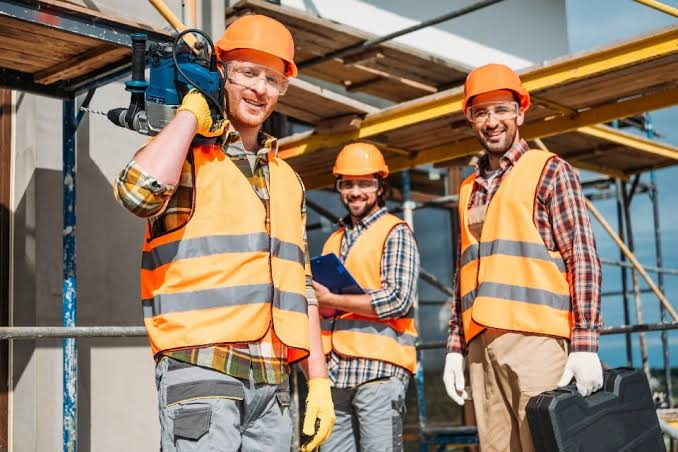
#> input picture hardhat_sample.jpg, 678 x 452 px
$ python generate_demo_data.py
#> lines starting #> are read from the running program, lines starting #| are printed output that depends on the picture; after the words box and inside, x2 and y2 are one past the last pixel; in counts of white or black regions, pixels touching at a corner belong together
#> in photo_evidence, img is the input picture: shape (452, 678, 3); mean B, G, R 105.7, 125.2, 145
### backend/report.py
import json
import html
from pathlib import Path
from datetime import datetime


# [12 lines left out: function load_report, not called in this run]


def generate_html_report(report, output_path):
    """Generate a polished, responsive HTML inspection report."""

    output_path = Path(output_path)
    output_path.parent.mkdir(parents=True, exist_ok=True)

    people = report.get("people", [])
    limitations = report.get("limitations", [])
    detection = report.get("detection_summary", {})

    overall = str(
        report.get("overall_result", "uncertain")
    )

    review_required = report.get(
        "human_review_required", True
    )

    # ------------------------------------
    # 1. Format the overall assessment
    # ------------------------------------

    status_labels = {
        "all_helmets_visible": "All Helmets Visible",
        "potential_missing_helmet": "Potential Missing Helmet",
        "uncertain": "Inspection Uncertain",
    }

    overall_label = status_labels.get(
        overall, overall.replace("_", " ").title()
    )

    overall_colors = {
        "all_helmets_visible": "#15803d",
        "potential_missing_helmet": "#c2410c",
        "uncertain": "#64748b",
    }

    overall_color = overall_colors.get(
        overall, "#64748b"
    )

    # ------------------------------------
    # 2. Build worker inspection rows
    # ------------------------------------

    rows = []

    for person in people:

        person_number = html.escape(
            str(person.get("person_number", "-"))
        )

        head_visibility = html.escape(
            str(person.get("head_visibility", "unknown"))
            .replace("_", " ")
            .title()
        )

        helmet_observation = html.escape(
            str(person.get("helmet_observation", "unknown"))
            .replace("_", " ")
            .title()
        )

        assessment = str(
            person.get("assessment", "uncertain")
        )

        assessment_label = html.escape(
            assessment.replace("_", " ").title()
        )

        assessment_colors = {
            "helmet_visible": "#15803d",
            "potential_missing_helmet": "#c2410c",
            "uncertain": "#64748b",
        }

        assessment_color = assessment_colors.get(
            assessment, "#64748b"
        )

        evidence = html.escape(
            str(person.get("evidence", "No evidence provided."))
        )

        rows.append(f"""
        <tr>
            <td>
                <strong>Person {person_number}</strong>
            </td>

            <td>{head_visibility}</td>

            <td>{helmet_observation}</td>

            <td>
                <span class="assessment"
                      style="color:{assessment_color}">
                    {assessment_label}
                </span>
            </td>

            <td class="evidence">{evidence}</td>
        </tr>
        """)

    if not rows:
        rows.append("""
        <tr>
            <td colspan="5">No worker assessments available.</td>
        </tr>
        """)

    table_rows = "\n".join(rows)

    # ------------------------------------
    # 3. Format limitations
    # ------------------------------------

    limitation_items = []

    for item in limitations:
        limitation_items.append(
            f"<li>{html.escape(str(item))}</li>"
        )

    if not limitation_items:
        limitation_items.append(
            "<li>No additional limitations provided.</li>"
        )

    limitation_html = "\n".join(limitation_items)

    # ------------------------------------
    # 4. Image and report information
    # ------------------------------------

    source_image = html.escape(
        str(report.get("source_image", "Not specified"))
    )

    image_summary = html.escape(
        str(report.get("image_summary", "No summary available."))
    )

    generated_at = datetime.now().astimezone().strftime(
        "%d %B %Y, %I:%M %p %Z"
    )

    people_count = detection.get(
        "people_count", len(people)
    )

    helmet_count = detection.get(
        "helmet_count", "—"
    )

    matched_count = detection.get(
        "matched_count", "—"
    )

    review_count = detection.get(
        "review_count",
        sum(
            1 for p in people
            if p.get("assessment") != "helmet_visible"
        )
    )

    # ------------------------------------
    # 5. Generate the complete HTML
    # ------------------------------------

    content = f"""<!DOCTYPE html>
<html lang="en">

<head>

<meta charset="UTF-8">

<meta name="viewport"
      content="width=device-width, initial-scale=1.0">

<title>SOPProof | Inspection Report</title>

<style>

* {{
    box-sizing: border-box;
}}

body {{
    margin: 0;
    padding: 35px 20px;
    background: #f1f5f9;
    color: #172033;
    font-family: -apple-system, BlinkMacSystemFont,
                 "Segoe UI", Arial, sans-serif;
}}

.container {{
    max-width: 1180px;
    margin: auto;
    padding: 38px;
    background: #ffffff;
    border-radius: 16px;
    box-shadow: 0 8px 35px rgba(15, 23, 42, 0.06);
}}

.header {{
    display: flex;
    align-items: center;
    justify-content: space-between;
    gap: 16px;
    flex-wrap: wrap;
    margin-bottom: 28px;
}}

.brand {{
    font-size: 32px;
    font-weight: 800;
    letter-spacing: -1px;
    color: #111827;
}}

.subtitle {{
    margin-top: 7px;
    color: #64748b;
    font-size: 15px;
}}

.tag {{
    padding: 9px 14px;
    border-radius: 30px;
    background: #eff6ff;
    color: #1d4ed8;
    font-size: 12px;
    font-weight: 700;
    letter-spacing: 0.5px;
}}

.summary {{
    background: #f8fafc;
    border: 1px solid #e8edf4;
    border-radius: 13px;
    padding: 25px;
    margin-bottom: 28px;
}}

.summary p {{
    margin: 0 0 14px;
    line-height: 1.5;
}}

.result-label {{
    font-size: 13px;
    font-weight: 700;
    color: #64748b;
    margin-bottom: 8px;
}}

.result {{
    font-size: 26px;
    font-weight: 800;
    color: {overall_color};
    margin-bottom: 16px;
}}

.review {{
    display: inline-block;
    padding: 7px 11px;
    border-radius: 7px;
    background: {"#fff7ed" if review_required else "#f0fdf4"};
    color: {"#c2410c" if review_required else "#15803d"};
    font-weight: 700;
    font-size: 13px;
}}

.metrics {{
    display: grid;
    grid-template-columns: repeat(4, minmax(0, 1fr));
    gap: 14px;
    margin-bottom: 32px;
}}

.metric {{
    background: #ffffff;
    border: 1px solid #e5eaf1;
    border-radius: 11px;
    padding: 17px;
}}

.metric-number {{
    font-size: 25px;
    font-weight: 800;
    color: #172033;
}}

.metric-label {{
    font-size: 12px;
    color: #64748b;
    margin-top: 6px;
}}

.section-title {{
    font-size: 21px;
    font-weight: 750;
    margin: 30px 0 17px;
    color: #172033;
}}

.table-wrap {{
    width: 100%;
    overflow-x: auto;
    border: 1px solid #e5eaf1;
    border-radius: 10px;
}}

table {{
    width: 100%;
    min-width: 850px;
    table-layout: fixed;
    border-collapse: collapse;
}}

th, td {{
    padding: 15px 12px;
    text-align: left;
    vertical-align: top;
    border-bottom: 1px solid #e5eaf1;
    font-size: 13px;
    line-height: 1.55;
    overflow-wrap: anywhere;
    word-break: normal;
}}

th {{
    background: #f1f5f9;
    color: #475569;
    font-size: 12px;
    font-weight: 750;
}}

th:nth-child(1), td:nth-child(1) {{
    width: 11%;
}}

th:nth-child(2), td:nth-child(2) {{
    width: 13%;
}}

th:nth-child(3), td:nth-child(3) {{
    width: 17%;
}}

th:nth-child(4), td:nth-child(4) {{
    width: 19%;
}}

th:nth-child(5), td:nth-child(5) {{
    width: 40%;
}}

tr:last-child td {{
    border-bottom: none;
}}

.assessment {{
    font-weight: 750;
}}

.evidence {{
    color: #475569;
}}

.description {{
    color: #475569;
    font-size: 14px;
    line-height: 1.75;
}}

.limitations {{
    padding-left: 22px;
    color: #64748b;
    font-size: 13px;
    line-height: 1.8;
}}

.notice {{
    margin-top: 30px;
    padding: 18px 20px;
    background: #fffbeb;
    border: 1px solid #fde68a;
    border-radius: 10px;
    color: #92400e;
    font-size: 13px;
    line-height: 1.65;
}}

.footer {{
    margin-top: 30px;
    padding-top: 18px;
    border-top: 1px solid #e5eaf1;
    color: #94a3b8;
    font-size: 11px;
    text-align: center;
}}

@media (max-width: 700px) {{

    body {{
        padding: 12px;
    }}

    .container {{
        padding: 20px;
    }}

    .brand {{
        font-size: 27px;
    }}

    .result {{
        font-size: 21px;
    }}

    .metrics {{
        grid-template-columns: repeat(2, minmax(0, 1fr));
    }}

}}

@media print {{

    body {{
        background: white;
        padding: 0;
    }}

    .container {{
        max-width: none;
        box-shadow: none;
        border-radius: 0;
        padding: 15px;
    }}

    .table-wrap {{
        overflow: visible;
    }}

    table {{
        min-width: 0;
    }}

}}

</style>

</head>

<body>

<div class="container">

    <div class="header">

        <div>
            <div class="brand">SOPProof</div>

            <div class="subtitle">
                AI-Assisted Workplace Safety Inspection
            </div>
        </div>

        <div class="tag">
            INSPECTION REPORT
        </div>

    </div>


    <div class="summary">

        <p>
            <strong>Source image:</strong>
            {source_image}
        </p>

        <img src="/uploads/{source_image}" alt="Source workplace image for this inspection"
             style="display:block;width:100%;max-height:460px;object-fit:contain;background:#0b1220;border-radius:10px;margin:14px 0 4px"
             onerror="this.style.display='none'">

        <p>
            <strong>Generated:</strong>
            {generated_at}
        </p>

        <div class="result-label">
            OVERALL ASSESSMENT
        </div>

        <div class="result">
            {html.escape(overall_label)}
        </div>

        <span class="review">
            Human review required: {"Yes" if review_required else "No"}
        </span>

    </div>


    <div class="metrics">

        <div class="metric">
            <div class="metric-number">{people_count}</div>
            <div class="metric-label">People detected</div>
        </div>

        <div class="metric">
            <div class="metric-number">{helmet_count}</div>
            <div class="metric-label">Helmet candidates</div>
        </div>

        <div class="metric">
            <div class="metric-number">{matched_count}</div>
            <div class="metric-label">Workers matched</div>
        </div>

        <div class="metric">
            <div class="metric-number">{review_count}</div>
            <div class="metric-label">Workers needing review</div>
        </div>

    </div>


    <div class="section-title">
        Worker Inspection Results
    </div>

    <div class="table-wrap">

        <table>

            <thead>

                <tr>
                    <th>Worker</th>
                    <th>Head Visibility</th>
                    <th>Helmet Observation</th>
                    <th>Assessment</th>
                    <th>Evidence</th>
                </tr>

            </thead>

            <tbody>
                {table_rows}
            </tbody>

        </table>

    </div>


    <div class="section-title">
        Image Summary
    </div>

    <div class="description">
        {image_summary}
    </div>


    <div class="section-title">
        Limitations
    </div>

    <ul class="limitations">
        {limitation_html}
    </ul>


    <div class="notice">

        <strong>Important:</strong>

        SOPProof provides prototype, visual evidence-based
        assistance. This report is not a certified safety audit
        or a legal determination. Potential concerns require
        human verification.

    </div>


    <div class="footer">
        SOPProof | AI-Assisted Workplace Safety Inspection
    </div>

</div>

</body>
</html>
"""

    output_path.write_text(
        content,
        encoding="utf-8"
    )

    return output_path

### demo_data/generate_demo_data.py
"""Generate the precomputed SOPProof guest-demo dataset.

Usage:
    .venv/bin/python demo_data/generate_demo_data.py

Everything produced here is DEMO DATA: precomputed demonstration records,
not live inspections. No real user uploads, reports or worker data are
used. Photo evidence A is the repository's own public sample photograph
(hardhat_sample.jpg, also served at /hero-photo.jpg). Photo evidence B is
a committed AI-generated demo photograph (demo_photo_b_source.jpg) that
illustrates a potential missing-helmet scenario. Video evidence frames
and the demo clip are derived from the repository's sample footage
(hardhat_video.mp4). Every derived image carries a baked-in DEMO DATA
label, reports are rendered with the real SOPProof report generators
from precomputed inputs, then stamped with a DEMO DATA banner. Guest
sessions may only ever read this directory.
"""
import json
import shutil
import subprocess
import sys
import tempfile
from pathlib import Path

import cv2
import numpy as np

PROJECT_ROOT = Path(__file__).resolve().parents[1]
DEMO_DIR = PROJECT_ROOT / "demo_data"
sys.path.insert(0, str(PROJECT_ROOT))

BANNER = (
    '<div style="background:#7c2d12;color:#fff;padding:14px 18px;'
    'border-radius:10px;margin-bottom:22px;font-weight:700;letter-spacing:.04em">'
    "DEMO DATA — Synthetic demonstration report. "
    "This is not a real inspection and contains no real worker data.</div>"
)


# [5 lines left out: function stamp_demo_banner, not called in this run]


def stamp_demo_label(img: np.ndarray) -> np.ndarray:
    """Bake a small DEMO DATA pill into the bottom-left corner.

    Labelling only — never boxes, masks or scores. The pill sits in the
    corner so every surface that shows the image (cards, detail view,
    raw report HTML) keeps the demo identification.
    """
    out = img.copy()
    h, w = out.shape[:2]
    scale = max(0.55, min(1.0, w / 1200.0))
    text = "DEMO DATA - PRECOMPUTED EXAMPLE"
    font = cv2.FONT_HERSHEY_SIMPLEX
    (tw, th), _ = cv2.getTextSize(text, font, scale, 2)
    pad_x, pad_y = int(14 * scale) + 4, int(10 * scale) + 4
    x0, y1 = int(16 * scale) + 2, h - (int(16 * scale) + 2)
    x1, y0 = x0 + tw + pad_x * 2, y1 - th - pad_y * 2
    overlay = out.copy()
    cv2.rectangle(overlay, (x0, y0), (x1, y1), (10, 10, 12), -1)
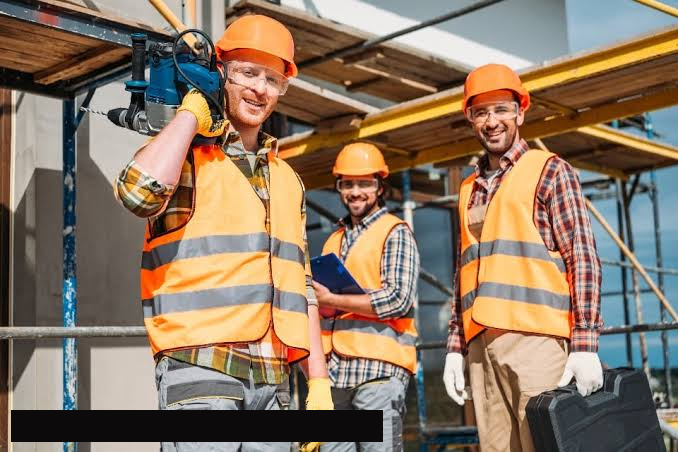
#> overlay: shape (452, 678, 3); 3.88% of pixels changed, all inside (x1, y1, x2, y2) = (11, 410, 383, 442)
    cv2.addWeighted(overlay, 0.78, out, 0.22, 0, out)
    cv2.rectangle(out, (x0, y0), (x1, y1), (31, 111, 255), max(1, int(2 * scale)))
    cv2.putText(out, text, (x0 + pad_x, y1 - pad_y),
                font, scale, (235, 240, 248), 2, cv2.LINE_AA)
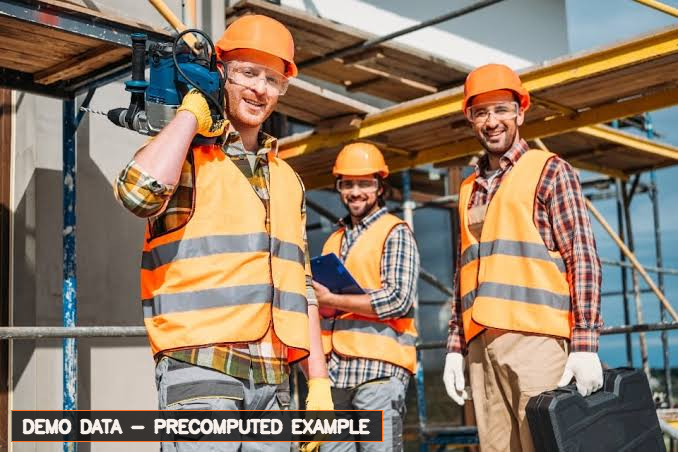
#> out: shape (452, 678, 3); mean B, G, R 103.2, 122.7, 142.9
#> call 2 of photo_evidence, with size = (1200, 800)
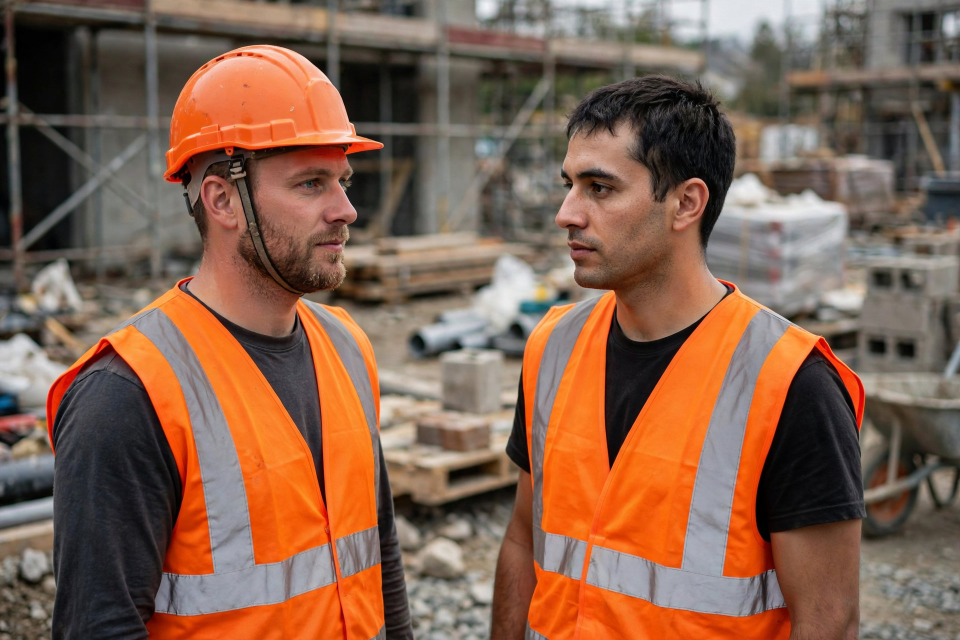
#> input picture demo_data/demo_photo_b_source.jpg, 1920 x 1280 px (shown at 1/2 size)
#> in photo_evidence, img is the input picture: shape (1280, 1920, 3); mean B, G, R 78.8, 97.8, 131.5
    return out


def save_demo_image(img: np.ndarray, path: Path) -> None:
    if not cv2.imwrite(str(path), stamp_demo_label(img),
                       [cv2.IMWRITE_JPEG_QUALITY, 90]):
        raise RuntimeError(f"Could not write demo image {path}")


def cover_resize(img: np.ndarray, size=(1200, 800)) -> np.ndarray:
    """Resize + centre-crop to size (like CSS object-fit: cover)."""
#> called with size = (1200, 800)
    tw, th = size
    h, w = img.shape[:2]
    s = max(tw / w, th / h)
    resized = cv2.resize(img, (round(w * s), round(h * s)),
                         interpolation=cv2.INTER_AREA if s < 1 else cv2.INTER_CUBIC)
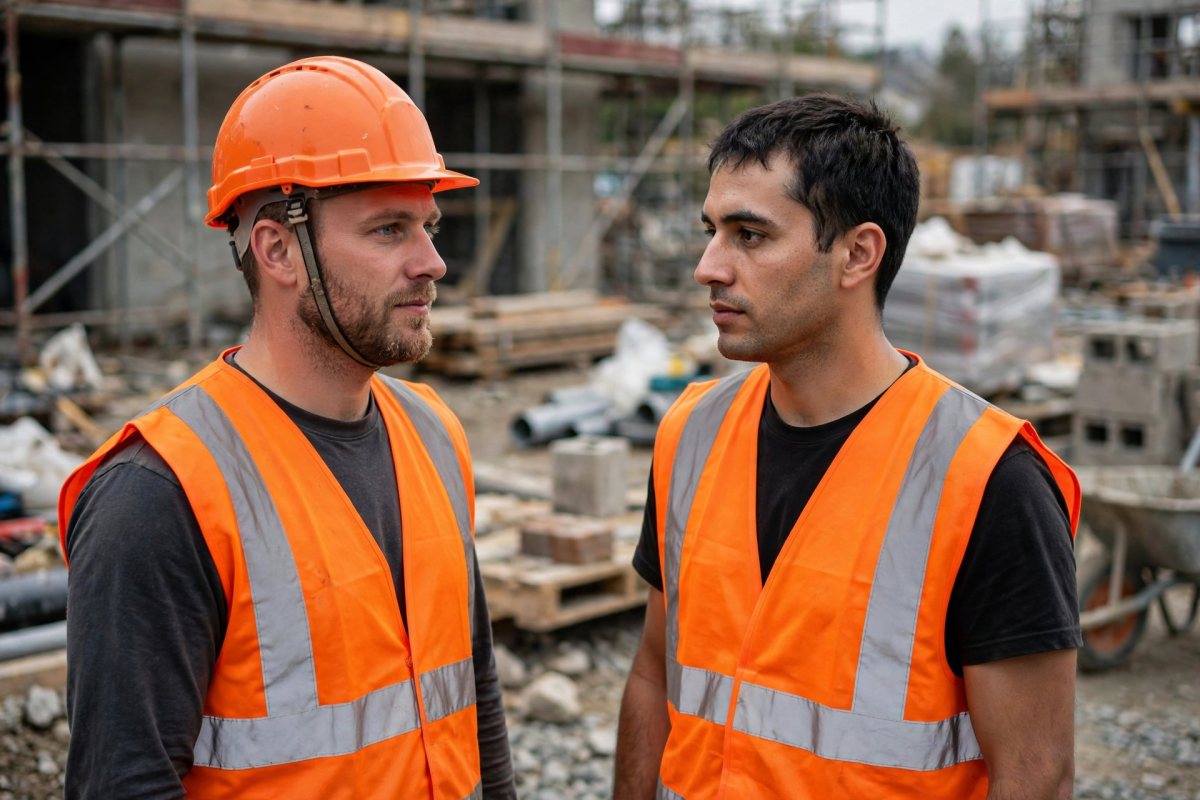
#> resized: shape (800, 1200, 3); mean B, G, R 78.8, 97.8, 131.5
    rh, rw = resized.shape[:2]
    x, y = (rw - tw) // 2, (rh - th) // 2
#> (the rest of the program and of its run is left out)
